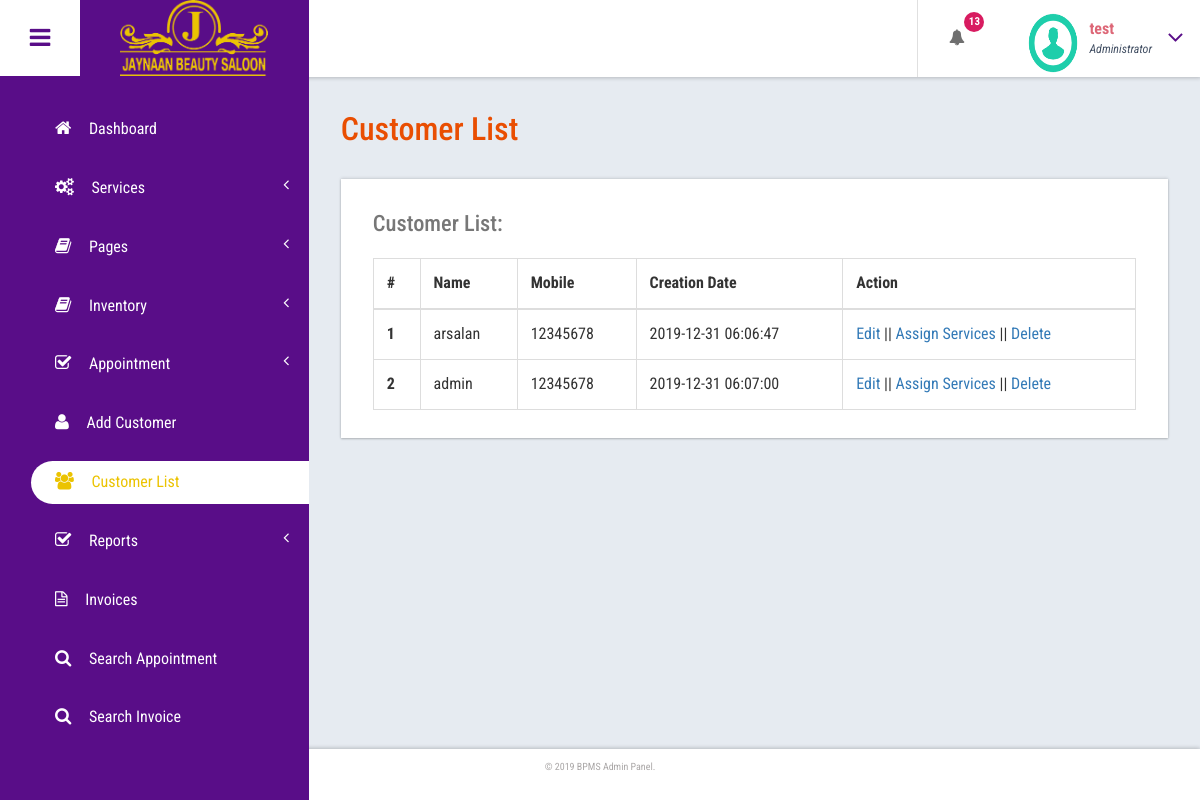
Page /salon.opencapto.io/admin/customer-list.php (signed in) on the committed database.
### tables this page shows
CREATE TABLE `tblcustomers` (
  `ID` int(10) NOT NULL,
  `Name` varchar(120) DEFAULT NULL,
  `Email` varchar(200) DEFAULT NULL,
  `MobileNumber` bigint(11) DEFAULT NULL,
  `Gender` enum('Female','Male','Transgender') DEFAULT NULL,
  `Details` mediumtext,
  `CreationDate` timestamp NULL DEFAULT CURRENT_TIMESTAMP,
  `UpdationDate` timestamp NULL DEFAULT NULL ON UPDATE CURRENT_TIMESTAMP
);

### salon.opencapto.io/admin/customer-list.php (the view, shortened to what this page needs)
<?php
include('includes/dbconnection.php');
if (strlen($_SESSION['bpmsaid']==0)) {
  header('location:logout.php');
  } else{
  ?>
<!DOCTYPE HTML>
<html>
<head>
<link href="css/bootstrap.css" rel='stylesheet' type='text/css' />
<link href="css/style.css" rel='stylesheet' type='text/css' />
<link href="css/font-awesome.css" rel="stylesheet">
<link href="css/animate.css" rel="stylesheet" type="text/css" media="all">
<link href="css/custom.css" rel="stylesheet">
</head>
<body class="cbp-spmenu-push">
	<div class="main-content">
		 <?php include_once('includes/sidebar.php');?>
		 <?php include_once('includes/header.php');?>
		<div id="page-wrapper">
			<div class="main-page">
				<div class="tables">
					<h3 class="title1">Customer List</h3>
					<div class="table-responsive bs-example widget-shadow">
						<h4>Customer List:</h4>
						<table class="table table-bordered"> <thead> <tr> <th>#</th> <th>Name</th> <th>Mobile</th> <th>Creation Date</th><th>Action</th> </tr> </thead> <tbody>
<?php
$ret=mysqli_query($con,"select *from  tblcustomers");
$cnt=1;
while ($row=mysqli_fetch_array($ret)) {
?>
						 <tr> <th scope="row"><?php echo $cnt;?></th>
						 <td><?php  echo $row['Name'];?></td>
						 <td><?php  echo $row['MobileNumber'];?></td>
						 <td><?php  echo $row['CreationDate'];?></td>
						 <td><a href="edit-customer-detailed.php?editid=<?php echo $row['ID'];?>">Edit</a>  ||  <a href="add-customer-services.php?addid=<?php echo $row['ID'];?>">Assign Services</a> || <a href="delete-customer.php?id=<?php echo $row['ID'];?>">Delete</a></td> </tr>   <?php
$cnt=$cnt+1;
}?></tbody> </table>
					</div>
				</div>
			</div>
		</div>
		 <?php include_once('includes/footer.php');?>
	</div>
</body>
</html>
<?php }  ?>

### salon.opencapto.io/admin/includes/header.php (shortened to what this page needs)
<div class="sticky-header header-section ">
      <div class="header-left">
        <button id="showLeftPush"><i class="fa fa-bars"></i></button>
        <div class="logo">
          <a href="index.html">
         <img src="../images/Logo.png" alt="">
          </a>
        </div>
      </div>
      <div class="header-right">
        <div class="profile_details_left">
          <ul class="nofitications-dropdown">
            <?php
$ret1=mysqli_query($con,"select ID,Name from  tblappointment where Status=0");
$num=mysqli_num_rows($ret1);
?>
            <li class="dropdown head-dpdn">
              <a href="#" class="dropdown-toggle" data-toggle="dropdown" aria-expanded="false"><i class="fa fa-bell"></i><span class="badge blue"><?php echo $num;?></span></a>
            </li>
          </ul>
          <div class="clearfix"> </div>
        </div>
        <div class="profile_details">
        <?php
$adid=$_SESSION['bpmsaid'];
$ret=mysqli_query($con,"select AdminName from tbladmin where ID='$adid'");
$row=mysqli_fetch_array($ret);
$name=$row['AdminName'];
?>
          <ul>
            <li class="dropdown profile_details_drop">
              <a href="#" class="dropdown-toggle" data-toggle="dropdown" aria-expanded="false">
                <div class="profile_img">
                  <span class="prfil-img"><img src="images/download (1).png" alt="" width="50" height="60"> </span>
                  <div class="user-name">
                    <p><?php echo $name; ?></p>
                    <span>Administrator</span>
                  </div>
                  <i class="fa fa-angle-down lnr"></i>
                  <div class="clearfix"></div>
                </div>
              </a>
            </li>
          </ul>
        </div>
      </div>
      <div class="clearfix"> </div>
    </div>

### salon.opencapto.io/admin/css/custom.css (style rules this page uses)
#page-wrapper { padding:7em 2em 2.5em; background-color: #E6EBF1; }

### rows in the picture
tblcustomers: Name "arsalan", MobileNumber "12345678", CreationDate "2019-12-31 06:06:47"
tblcustomers: Name "admin", MobileNumber "12345678", CreationDate "2019-12-31 06:07:00"

### other values in the picture
$num "13"
$name "test"
